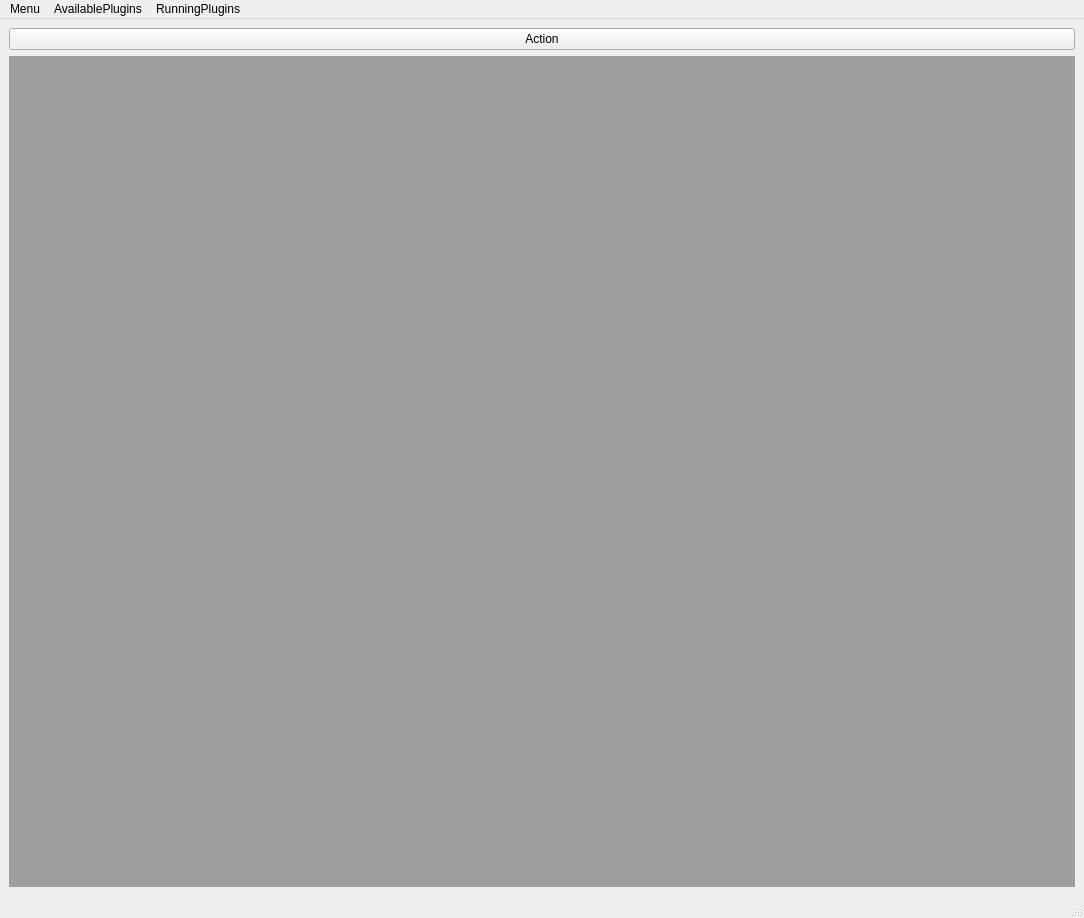
<?xml version="1.0" encoding="UTF-8"?>
<ui version="4.0">
 <class>MainGUI</class>
 <widget class="QMainWindow" name="MainGUI">
  <property name="geometry">
   <rect>
    <x>0</x>
    <y>0</y>
    <width>1084</width>
    <height>918</height>
   </rect>
  </property>
  <property name="windowTitle">
   <string>MainWindow</string>
  </property>
  <widget class="QWidget" name="centralwidget">
   <layout class="QVBoxLayout" name="verticalLayout_2">
    <item>
     <widget class="QPushButton" name="stefans_button">
      <property name="text">
       <string>Action</string>
      </property>
     </widget>
    </item>
    <item>
     <widget class="QMdiArea" name="scopeArea">
      <property name="verticalScrollBarPolicy">
       <enum>Qt::ScrollBarAsNeeded</enum>
      </property>
      <property name="horizontalScrollBarPolicy">
       <enum>Qt::ScrollBarAsNeeded</enum>
      </property>
     </widget>
    </item>
   </layout>
  </widget>
  <widget class="QMenuBar" name="menubar">
   <property name="geometry">
    <rect>
     <x>0</x>
     <y>0</y>
     <width>1084</width>
     <height>25</height>
    </rect>
   </property>
   <widget class="QMenu" name="menuMenu">
    <property name="title">
     <string>Menu</string>
    </property>
    <addaction name="actionM_License"/>
    <addaction name="actionM_Quit"/>
   </widget>
   <widget class="QMenu" name="menuAvailablePlugins">
    <property name="title">
     <string>AvailablePlugins</string>
    </property>
    <addaction name="actionAP_Visual"/>
    <addaction name="actionAP_IO"/>
    <addaction name="actionAP_Parameter"/>
   </widget>
   <widget class="QMenu" name="menuRunningPlugins">
    <property name="title">
     <string>RunningPlugins</string>
    </property>
    <addaction name="actionRP_Visual"/>
    <addaction name="actionRP_IO"/>
   </widget>
   <addaction name="menuMenu"/>
   <addaction name="menuAvailablePlugins"/>
   <addaction name="menuRunningPlugins"/>
  </widget>
  <widget class="QStatusBar" name="statusbar"/>
  <action name="actionAP_Visual">
   <property name="text">
    <string>Visual</string>
   </property>
  </action>
  <action name="actionAP_IO">
   <property name="text">
    <string>IO</string>
   </property>
  </action>
  <action name="actionRP_Visual">
   <property name="text">
    <string>Visual</string>
   </property>
  </action>
  <action name="actionRP_IO">
   <property name="text">
    <string>IO</string>
   </property>
  </action>
  <action name="actionM_License">
   <property name="text">
    <string>License</string>
   </property>
  </action>
  <action name="actionM_Quit">
   <property name="text">
    <string>Quit</string>
   </property>
  </action>
  <action name="actionAP_Parameter">
   <property name="text">
    <string>Parameter</string>
   </property>
  </action>
 </widget>
 <resources/>
 <connections/>
</ui>
